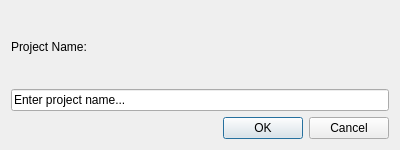
<?xml version="1.0" encoding="UTF-8"?>
<ui version="4.0">
 <class>Dialog</class>
 <widget class="QDialog" name="Dialog">
  <property name="geometry">
   <rect>
    <x>0</x>
    <y>0</y>
    <width>400</width>
    <height>150</height>
   </rect>
  </property>
  <property name="windowTitle">
   <string>Add Project</string>
  </property>
  <layout class="QVBoxLayout" name="verticalLayout">
   <item>
    <widget class="QLabel" name="label">
     <property name="text">
      <string>Project Name:</string>
     </property>
    </widget>
   </item>
   <item>
    <widget class="QLineEdit" name="projectNameLineEdit">
     <property name="text">
      <string>Enter project name...</string>
     </property>
    </widget>
   </item>
   <item>
    <widget class="QDialogButtonBox" name="buttonBox">
     <property name="standardButtons">
      <set>QDialogButtonBox::StandardButton::Cancel|QDialogButtonBox::StandardButton::Ok</set>
     </property>
    </widget>
   </item>
  </layout>
 </widget>
 <resources/>
 <connections/>
</ui>
